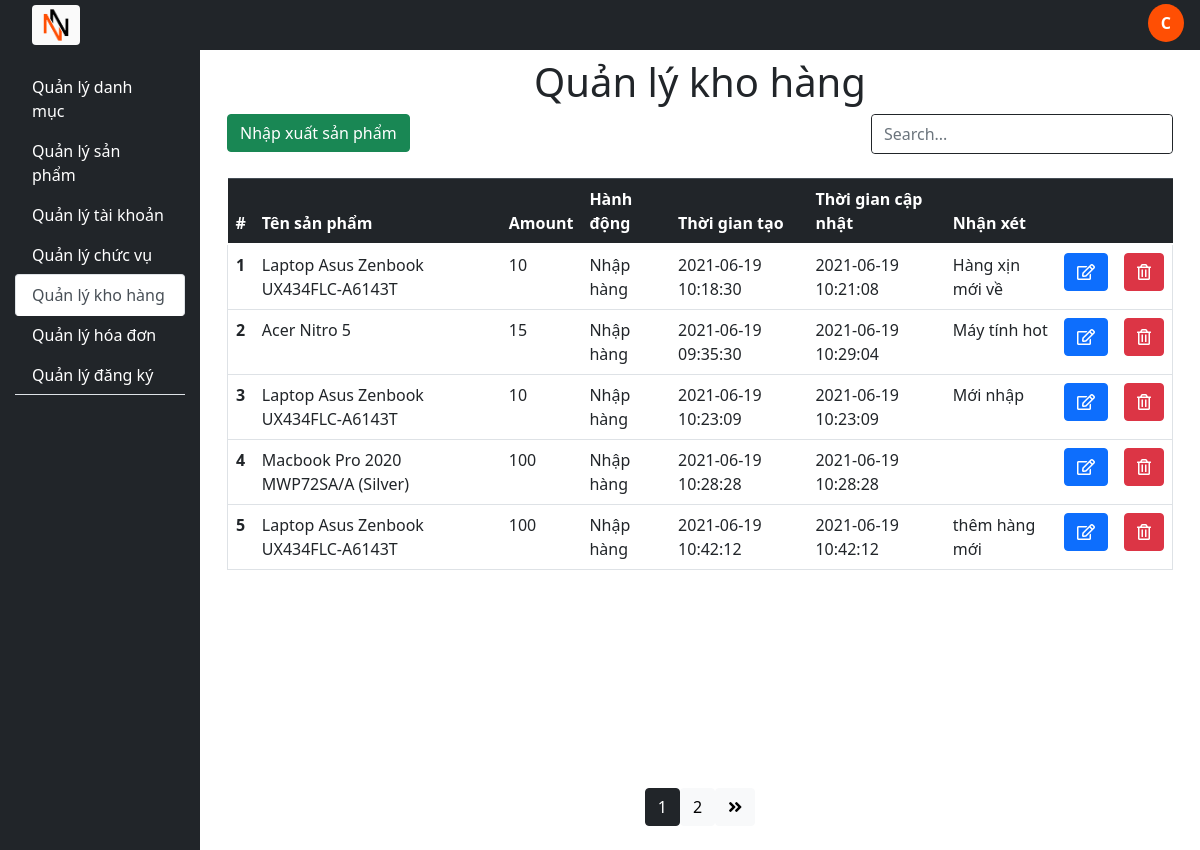
Page /stock (signed in) on the committed database.
### tables this page shows
CREATE TABLE `stock` (
  `id_stock` int(11) NOT NULL,
  `id_product` int(11) NOT NULL,
  `amount` int(11) NOT NULL,
  `action` varchar(10) NOT NULL,
  `created_time` datetime NOT NULL,
  `update_time` datetime NOT NULL,
  `report` text DEFAULT NULL
);

CREATE TABLE `product` (
  `id_product` int(11) NOT NULL,
  `tenSanPham` varchar(200) NOT NULL,
  `thumnail` varchar(200) NOT NULL,
  `price` float NOT NULL,
  `id_category` int(11) NOT NULL,
  `discount` smallint(6) DEFAULT 0,
  `created_time` datetime NOT NULL,
  `update_time` datetime NOT NULL,
  `moTaSanPham` text DEFAULT NULL
);

### controllers/BaseController.php (called while the page is built, shortened)
<?php
class BaseController{
	protected function loadView($viewpath, array $data = []){
		return require (self::VIEW_FOLDER_NAME .'/'. str_replace('.', '/', $viewpath) . '.php');
	}
	protected function removeSpecialCharacter($str) {
		$str = str_replace('\\', '\\\\', $str);
		$str = str_replace('\'', '\\\'', $str);
		return $str;
	}
	protected function getGet($key){
		$value = '';
		return $this->removeSpecialCharacter($value);
	}
}

### index.php (called while the page is built, shortened)
<?php
require_once ("./core/Database.php");
require_once ("./models/BaseModel.php");
require_once ("./controllers/BaseController.php");
$actionName = $_REQUEST['action'] ?? 'index';
$controllerObject = new $controllerName;
$controllerObject -> $actionName();

### core/Database.php (called while the page is built, shortened)
<?php
class Database
{
	public function connect(){
		$connect = mysqli_connect(self::HOST, self::USER, self::PASSWORD, self::DATABASE);
		mysqli_set_charset($connect, "utf8");
		if(mysqli_connect_errno() === 0){
			return $connect;
		}
		return false;
	}
}

### models/BaseModel.php (called while the page is built, shortened)
<?php
class BaseModel extends Database
{
	protected $connect;
	public function __construct(){
		$this->connect = $this->connect();
	}
	public function select($table, $select = ['*'], $orderBys = []){
		$columns = implode(',', $select);
		$orderByString = implode(' ', $orderBys);
		if($orderByString){
			$sql = "SELECT ${columns} FROM ${table} ORDER BY ${orderByString}";
		}else{
			$sql = "SELECT ${columns} FROM ${table}";
		}
		$query = $this->_query($sql);
		$data = [];
		if($query != null){
			while($row = mysqli_fetch_array($query, 1))
			{
				$data[] = $row;
			}
		}
		return $data;
	}
	public function innerjoinPaging($table, $table1, $select = [''], $select1 = [''], $id, $limit, $page){
		$firstIndex = ($page-1)*$limit;
		$unite = [];
		$unite1 = [];
		for($i=0; $i<count($select); $i++){
			$unite[] = $table.'.'.$select[$i];
		}
		for($i=0; $i<count($select1); $i++){
			$unite1[] = $table1.'.'.$select1[$i];
		}
		$final = implode(",", $unite);
		$final1 = implode(",", $unite1);
		$sql = "SELECT ${final}, ${final1} FROM ${table} INNER JOIN ${table1} ON ${table}.$id = ${table1}.$id LIMIT ${firstIndex} , ${limit}";
		$query = $this->_query($sql);
		$data = [];
		if($query != null){
			while($row = mysqli_fetch_array($query, 1))
			{
				$data[] = $row;
			}
		}
		return $data;
	}
	public function _query($sql){
		return mysqli_query($this->connect, $sql);
	}
}

### models/StockModel.php (called while the page is built, shortened)
<?php
class StockModel extends BaseModel{
	public function selectAllStock($select = ['*'], $orderBys = [])
	{
		return $this->select(self::TABLE, $select, $orderBys);
	}
	public function selectStockJoinPaging($select = [''], $select1 = [''], $id, $limit, $page){
		return $this->innerjoinPaging(self::TABLE, self::TABLE_JOIN, $select, $select1, $id, $limit, $page);
	}
}

### views/front/stocks/index.php (the view)
<main class="col-10 position-relative">
	<center class="mt-2"><h1>Quản lý kho hàng</h1></center>
	<section>
		<div class="d-flex mt-2">
			<div class="container-fluid">
				<a href="stock&action=add" ><button class="btn btn-success">Nhập xuất sản phẩm</button></a>
			</div>
			<div class="container-fluid w-50">
				<div class="d-flex border border-dark rounded">
					<input class="form-control border-0 sm-2 rounded-start" type="search" placeholder="Search..." aria-label="Search" name="s" value="" id="myInput">
				</div>
			</div>
		</div>
		<div class="container-fluid">
			<table class="table table-hover mt-4">
				<thead class="table-dark">
					<tr>
				      <th scope="col">#</th>
				      <th scope="col" >Tên sản phẩm</th>
				      <th scope="col" >Amount</th>
				      <th scope="col" >Hành động</th>
				      <th scope="col" >Thời gian tạo</th>
				      <th scope="col" >Thời gian cập nhật</th>
				      <th scope="col" >Nhận xét</th>
				      <th scope="col" style="width: 3rem"></th>
				      <th scope="col" style="width: 3rem"></th>
				    </tr>
				</thead>
				<tbody id="myTable">
					<?php
						foreach ($paging as $item){
							echo '<tr class="border-left border-right border-bottom">
									<th scope="col">'.++$firstIndex.'</th>
									<td scope="col">'.$item['tenSanPham'].'</td>
									<td scope="col">'.$item['amount'].'</td>
									<td scope="col">'.$item['action'].'</td>
									<td scope="col">'.$item['created_time'].'</td>
									<td scope="col">'.$item['update_time'].'</td>
									<td scope="col">'.$item['report'].'</td>
									<th scope="col">
										<a href="stock&action=add&id='.$item['id_stock'].'">
											<button class="btn btn-primary text-white">
												<i class="far fa-edit"></i>
											</button>
										</a>
									</th>
									<th scope="col">
										<button class="btn btn-danger" onclick="deleteStock('.$item['id_stock'].')">
											<i class="far fa-trash-alt"></i>
										</button>
									</th>
								</tr>';
						}
					?>
				</tbody>
			</table>
		</div>
	</section>

### assets/css/styleAdmin.css (style rules this page uses)
a { text-decoration: none !important; }

### rows in the picture
stock: id_product.tenSanPham "Laptop Asus Zenbook UX434FLC-A6143T", amount "10", action "Nhập hàng", created_time "2021-06-19 10:18:30", update_time "2021-06-19 10:21:08", report "Hàng xịn mới về"
stock: id_product.tenSanPham "Acer Nitro 5", amount "15", action "Nhập hàng", created_time "2021-06-19 09:35:30", update_time "2021-06-19 10:29:04", report "Máy tính hot"
stock: id_product.tenSanPham "Laptop Asus Zenbook UX434FLC-A6143T", amount "10", action "Nhập hàng", created_time "2021-06-19 10:23:09", update_time "2021-06-19 10:23:09", report "Mới nhập"
stock: id_product.tenSanPham "Macbook Pro 2020 MWP72SA/A (Silver)", amount "100", action "Nhập hàng", created_time "2021-06-19 10:28:28", update_time "2021-06-19 10:28:28"
stock: id_product.tenSanPham "Laptop Asus Zenbook UX434FLC-A6143T", amount "100", action "Nhập hàng", created_time "2021-06-19 10:42:12", update_time "2021-06-19 10:42:12", report "thêm hàng mới"

### other values in the picture
$sessionUser[0] "C"
$title[$i] "danh mục"
$title[$i] "sản phẩm"
$title[$i] "tài khoản"
$title[$i] "chức vụ"
$title[$i] "kho hàng"
$title[$i] "hóa đơn"
$title[$i] "đăng ký"
